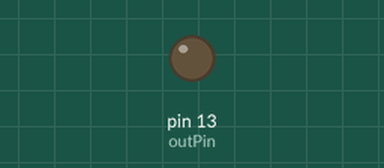
This sketch was run on a simulated Arduino Uno, built with avr-gcc and run on an emulated ATmega328P. Shown: output pins drawn as LEDs (lit = HIGH).

Above: at 4.9 s.
At 9.95 s:
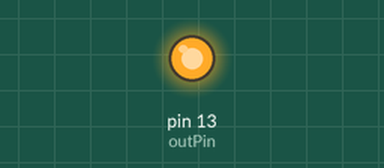
Timing chart, 0 to 13.0 s (numbered marks = the images above):
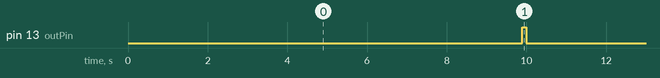

Measured:
- by itself, pin 13 (outPin): alternates HIGH for 0.10 s and LOW for 9.9 s

The sketch:

pulseGenerator.ino
```cpp
int outPin =  13;      // the number of the out pin
void setup()
{
  pinMode(outPin, OUTPUT);

  digitalWrite(outPin, LOW);

}

void loop()
{
  int d = 100;
  delay(10000-d);

  digitalWrite(outPin, HIGH);
  delay(d);
  digitalWrite(outPin, LOW);

}
```
